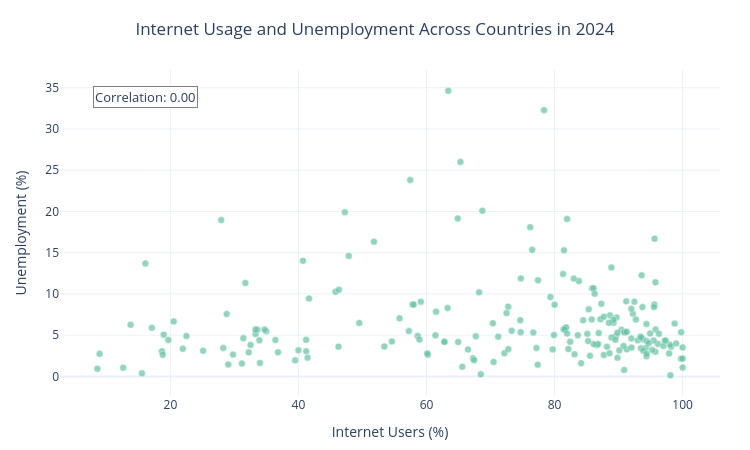

The code cell stored with this chart in its notebook:
### Markdown cell above
### Q6. Does higher internet usage necessarily mean better labor market conditions?

### Code cell
latest_year = world_clean["year"].max()

q6_data = world_clean[
    world_clean["year"] == latest_year
].dropna(subset=["internet_users", "unemployment"]).copy()

q6_corr = q6_data["internet_users"].corr(q6_data["unemployment"])

fig = px.scatter(
    q6_data,
    x="internet_users",
    y="unemployment",
    hover_name="country",
    title=f"Internet Usage and Unemployment Across Countries in {latest_year}",
    labels={
        "internet_users": "Internet Users (%)",
        "unemployment": "Unemployment (%)"
    },
    color_discrete_sequence=px.colors.qualitative.Set2
)

fig.update_traces(
    marker=dict(
        size=7,
        opacity=0.7,
        line=dict(width=0.5, color="white")
    )
)

fig.update_layout(
    template="plotly_white",
    width=750,
    height=450,
    title_x=0.5,
    margin=dict(l=60, r=30, t=70, b=50),
    plot_bgcolor="white",
    paper_bgcolor="white"
)

fig.add_annotation(
    x=0.05,
    y=0.95,
    xref="paper",
    yref="paper",
    text=f"Correlation: {q6_corr:.2f}",
    showarrow=False,
    font=dict(size=13),
    bgcolor="white",
    bordercolor="gray",
    borderwidth=1
)

fig.show()

# I compared internet usage with unemployment.
# The result shows that higher digital access does not always mean better labor market conditions.

### Figure 1 — Plotly figure (JSON) as saved in the notebook; plotly's stock layout.template omitted (floating-point values rounded to 4 significant figures; data arrays with more than 128 entries replaced by an {"elided": "..."} marker saying what was removed)
{"data": [{"hovertemplate": "<b>%{hovertext}</b><br><br>Internet Users (%)=%{x}<br>Unemployment (%)=%{y}<extra></extra>", "hovertext": {"elided": "198 str values"}, "legendgroup": "", "marker": {"color": "rgb(102,194,165)", "line": {"color": "white", "width": 0.5}, "opacity": 0.7, "size": 7, "symbol": "circle"}, "mode": "markers", "name": "", "orientation": "v", "showlegend": false, "type": "scatter", "x": {"elided": "198 float values"}, "xaxis": "x", "y": {"elided": "198 float values"}, "yaxis": "y"}], "layout": {"annotations": [{"bgcolor": "white", "bordercolor": "gray", "borderwidth": 1, "font": {"size": 13}, "showarrow": false, "text": "Correlation: 0.00", "x": 0.05, "xref": "paper", "y": 0.95, "yref": "paper"}], "height": 450, "legend": {"tracegroupgap": 0}, "margin": {"b": 50, "l": 60, "r": 30, "t": 70}, "paper_bgcolor": "white", "plot_bgcolor": "white", "title": {"text": "Internet Usage and Unemployment Across Countries in 2024", "x": 0.5}, "width": 750, "xaxis": {"anchor": "y", "domain": [0, 1], "title": {"text": "Internet Users (%)"}}, "yaxis": {"anchor": "x", "domain": [0, 1], "title": {"text": "Unemployment (%)"}}}}
